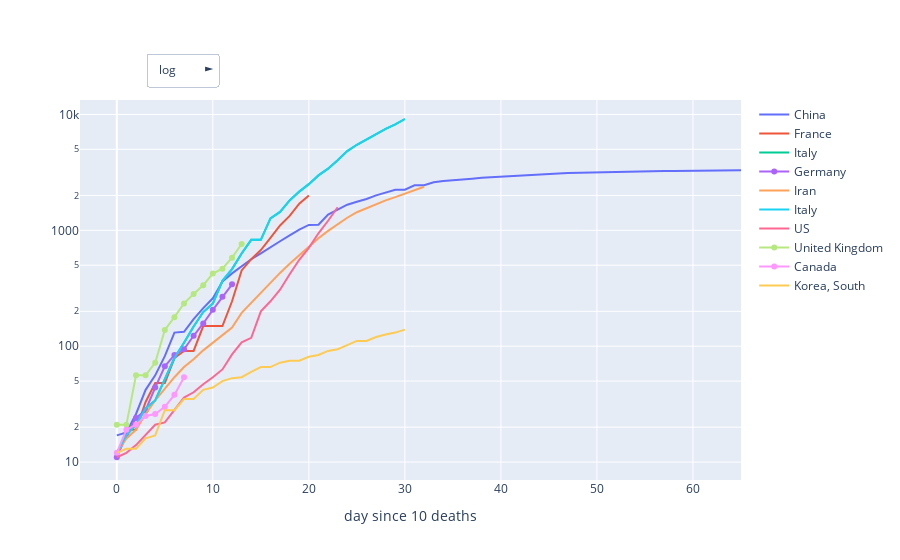

The notebook cell this image was saved under:
### Markdown cell above
### Deaths

### Code cell
fig=compare_countries(deaths1,['China','France','Italy','Germany','Iran','Italy','US','United Kingdom','Canada','Korea, South'],10)
iplot(fig)

### Figure 1 — Plotly figure (JSON) as saved in the notebook; plotly's stock layout.template omitted (floating-point values rounded to 4 significant figures)
{"data": [{"name": "China", "type": "scatter", "y": [17, 18, 26, 42, 56, 82, 131, 133, 171, 213, 259, 361, 425, 491, 563, 633, 718, 805, 905, 1012, 1112, 1117, 1369, 1521, 1663, 1766, 1864, 2003, 2116, 2238, 2238, 2443, 2445, 2595, 2665, 2717, 2746, 2790, 2837, 2872, 2914, 2947, 2983, 3015, 3044, 3072, 3100, 3123, 3139, 3161, 3172, 3180, 3193, 3203, 3217, 3230, 3241, 3249, 3253, 3259, 3274, 3274, 3281, 3285, 3291, 3296]}, {"name": "France", "type": "scatter", "y": [11, 19, 19, 33, 48, 48, 79, 91, 91, 149, 149, 149, 244, 451, 563, 676, 862, 1102, 1333, 1698, 1997]}, {"name": "Italy", "type": "scatter", "y": [12, 17, 21, 29, 34, 52, 79, 107, 148, 197, 233, 366, 463, 631, 827, 827, 1266, 1441, 1809, 2158, 2503, 2978, 3405, 4032, 4825, 5476, 6077, 6820, 7503, 8215, 9134]}, {"name": "Germany", "type": "scatter", "y": [11, 17, 24, 28, 44, 67, 84, 94, 123, 157, 206, 267, 342]}, {"name": "Iran", "type": "scatter", "y": [12, 16, 19, 26, 34, 43, 54, 66, 77, 92, 107, 124, 145, 194, 237, 291, 354, 429, 514, 611, 724, 853, 988, 1135, 1284, 1433, 1556, 1685, 1812, 1934, 2077, 2234, 2378]}, {"name": "Italy", "type": "scatter", "y": [12, 17, 21, 29, 34, 52, 79, 107, 148, 197, 233, 366, 463, 631, 827, 827, 1266, 1441, 1809, 2158, 2503, 2978, 3405, 4032, 4825, 5476, 6077, 6820, 7503, 8215, 9134]}, {"name": "US", "type": "scatter", "y": [11, 12, 14, 17, 21, 22, 28, 36, 40, 47, 54, 63, 85, 108, 118, 200, 244, 307, 417, 557, 706, 942, 1209, 1581]}, {"name": "United Kingdom", "type": "scatter", "y": [21, 21, 56, 56, 72, 138, 178, 234, 282, 336, 423, 466, 580, 761]}, {"name": "Canada", "type": "scatter", "y": [12, 19, 21, 25, 26, 30, 38, 54]}, {"name": "Korea, South", "type": "scatter", "y": [12, 13, 13, 16, 17, 28, 28, 35, 35, 42, 44, 50, 53, 54, 60, 66, 66, 72, 75, 75, 81, 84, 91, 94, 102, 111, 111, 120, 126, 131, 139]}], "layout": {"updatemenus": [{"buttons": [{"args": ["yaxis.type", "log"], "label": "log", "method": "relayout"}, {"args": ["yaxis.type", "linear"], "label": "linear", "method": "relayout"}], "direction": "right", "pad": {"r": 10, "t": 10}, "showactive": true, "x": 0.1, "xanchor": "left", "y": 1.15, "yanchor": "top"}], "xaxis": {"title": {"text": "day since 10 deaths"}}, "yaxis": {"type": "log"}}}
